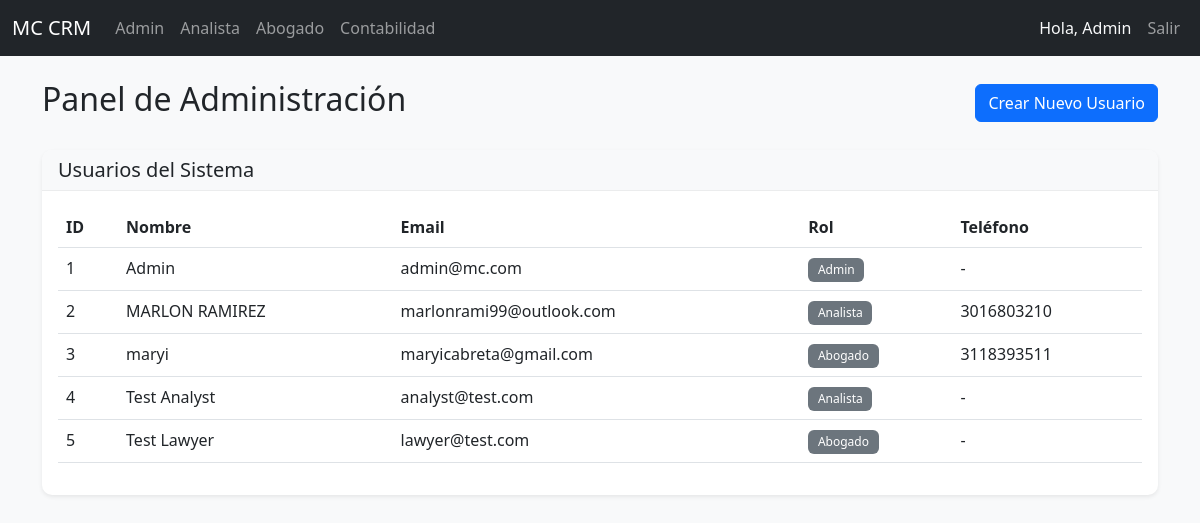
Page /admin (signed in) on the earlier database version.
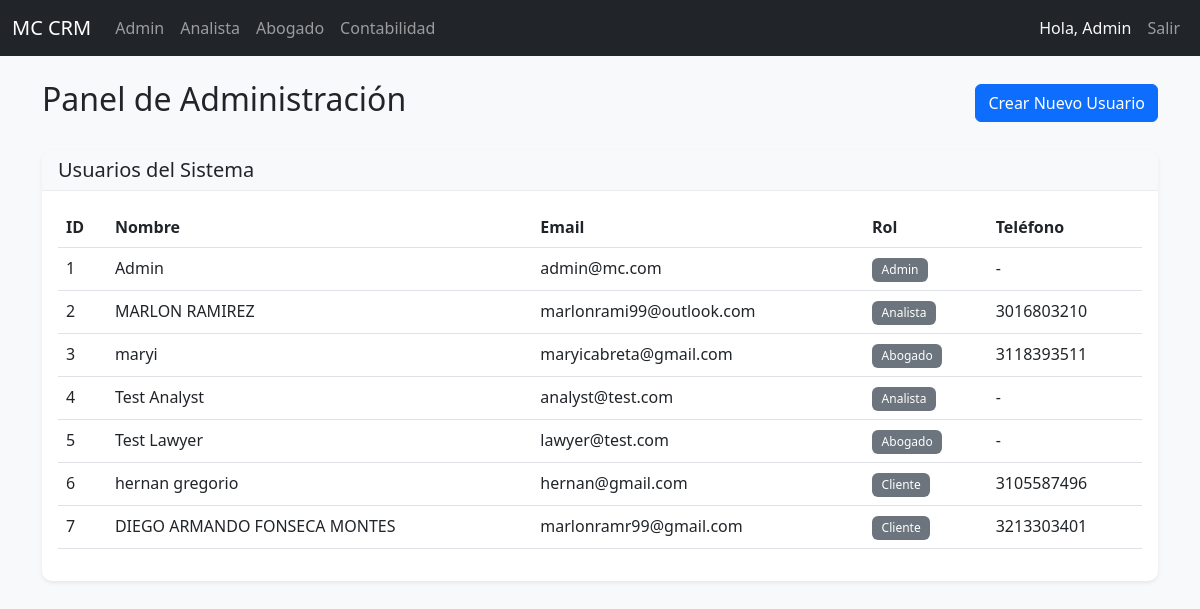
Same page on the later database version.
### models.py (models this page shows)
class User(UserMixin, db.Model):
    id = db.Column(db.Integer, primary_key=True)
    nombre_completo = db.Column(db.String(100), nullable=False)
    telefono = db.Column(db.String(20))
    email = db.Column(db.String(120), unique=True, nullable=False)
    rol = db.Column(db.String(20), nullable=False)  # 'Admin', 'Analista', 'Abogado'
    password = db.Column(db.String(200)) # Added password for auth

### routes.py (the view)
@main.route('/admin')
@login_required
def admin_dashboard():
    if current_user.rol != 'Admin':
        flash('Acceso no autorizado', 'danger')
        return redirect(url_for('main.index'))
    users = User.query.all()
    return render_template('admin/dashboard.html', users=users)

### app.py (called while the page is built)
@login_manager.user_loader
def load_user(user_id):
    return User.query.get(int(user_id))

### templates/admin/dashboard.html (shortened to what this page needs)
{% extends "base.html" %}
{% block content %}
<div class="d-flex justify-content-between align-items-center mb-4">
    <h2>Panel de Administración</h2>
    <button type="button" class="btn btn-primary" data-bs-toggle="modal" data-bs-target="#createUserModal">
        Crear Nuevo Usuario
    </button>
</div>
<div class="card shadow-sm">
    <div class="card-header bg-light">
        <h5 class="mb-0">Usuarios del Sistema</h5>
    </div>
    <div class="card-body">
        <div class="table-responsive">
            <table class="table table-hover">
                <thead>
                    <tr>
                        <th>ID</th>
                        <th>Nombre</th>
                        <th>Email</th>
                        <th>Rol</th>
                        <th>Teléfono</th>
                    </tr>
                </thead>
                <tbody>
                    {% for user in users %}
                    <tr>
                        <td>{{ user.id }}</td>
                        <td>{{ user.nombre_completo }}</td>
                        <td>{{ user.email }}</td>
                        <td><span class="badge bg-secondary">{{ user.rol }}</span></td>
                        <td>{{ user.telefono or '-' }}</td>
                    </tr>
                    {% endfor %}
                </tbody>
            </table>
        </div>
    </div>
</div>
{% endblock %}

### templates/base.html (shortened to what this page needs)
<!DOCTYPE html>
<html lang="es">
<head>
    <link href="https://cdn.jsdelivr.net/npm/bootstrap@5.3.0/dist/css/bootstrap.min.css" rel="stylesheet">
    <link rel="stylesheet" href="{{ url_for('static', filename='css/style.css') }}">
</head>
<body>
    <nav class="navbar navbar-expand-lg navbar-dark bg-dark">
        <div class="container-fluid">
            <a class="navbar-brand" href="#">MC CRM</a>
            <div class="collapse navbar-collapse" id="navbarNav">
                <ul class="navbar-nav me-auto">
                    {% if current_user.is_authenticated %}
                    {% if current_user.rol == 'Admin' %}
                    <li class="nav-item"><a class="nav-link" href="{{ url_for('main.admin_dashboard') }}">Admin</a></li>
                    {% endif %}
                    {% if current_user.rol == 'Analista' or current_user.rol == 'Admin' %}
                    <li class="nav-item"><a class="nav-link" href="{{ url_for('main.analyst_dashboard') }}">Analista</a>
                    </li>
                    {% endif %}
                    {% if current_user.rol == 'Abogado' or current_user.rol == 'Admin' %}
                    <li class="nav-item"><a class="nav-link" href="{{ url_for('main.lawyer_dashboard') }}">Abogado</a>
                    </li>
                    <li class="nav-item"><a class="nav-link"
                            href="{{ url_for('main.accounting_dashboard') }}">Contabilidad</a>
                    </li>
                    {% endif %}
                    {% endif %}
                </ul>
                <ul class="navbar-nav">
                    {% if current_user.is_authenticated %}
                    <li class="nav-item"><span class="nav-link text-light">Hola, {{ current_user.nombre_completo
                            }}</span></li>
                    <li class="nav-item"><a class="nav-link" href="{{ url_for('main.logout') }}">Salir</a></li>
                    {% else %}
                    <li class="nav-item"><a class="nav-link" href="{{ url_for('main.login') }}">Ingresar</a></li>
                    {% endif %}
                </ul>
            </div>
        </div>
    </nav>
    <div class="container mt-4">
        {% block content %}{% endblock %}
    </div>
</body>
</html>

### static/css/style.css (style rules this page uses)
body { background-color: #f8f9fa; font-family: 'Segoe UI', Tahoma, Geneva, Verdana, sans-serif; }
.card { border: none; border-radius: 10px; box-shadow: 0 4px 6px rgba(0,0,0,0.1); transition: transform 0.2s; }
.card-header { border-bottom: 1px solid rgba(0,0,0,0.05); border-radius: 10px 10px 0 0 !important; font-weight: 600; }
.badge { font-weight: 500; padding: 0.5em 0.8em; }

Differences in the rows shown:
added User: id "6", nombre_completo "hernan gregorio", email "hernan@gmail.com", rol "Cliente", telefono "3105587496"
added User: id "7", nombre_completo "DIEGO ARMANDO FONSECA MONTES", email "marlonramr99@gmail.com", rol "Cliente", telefono "3213303401"
